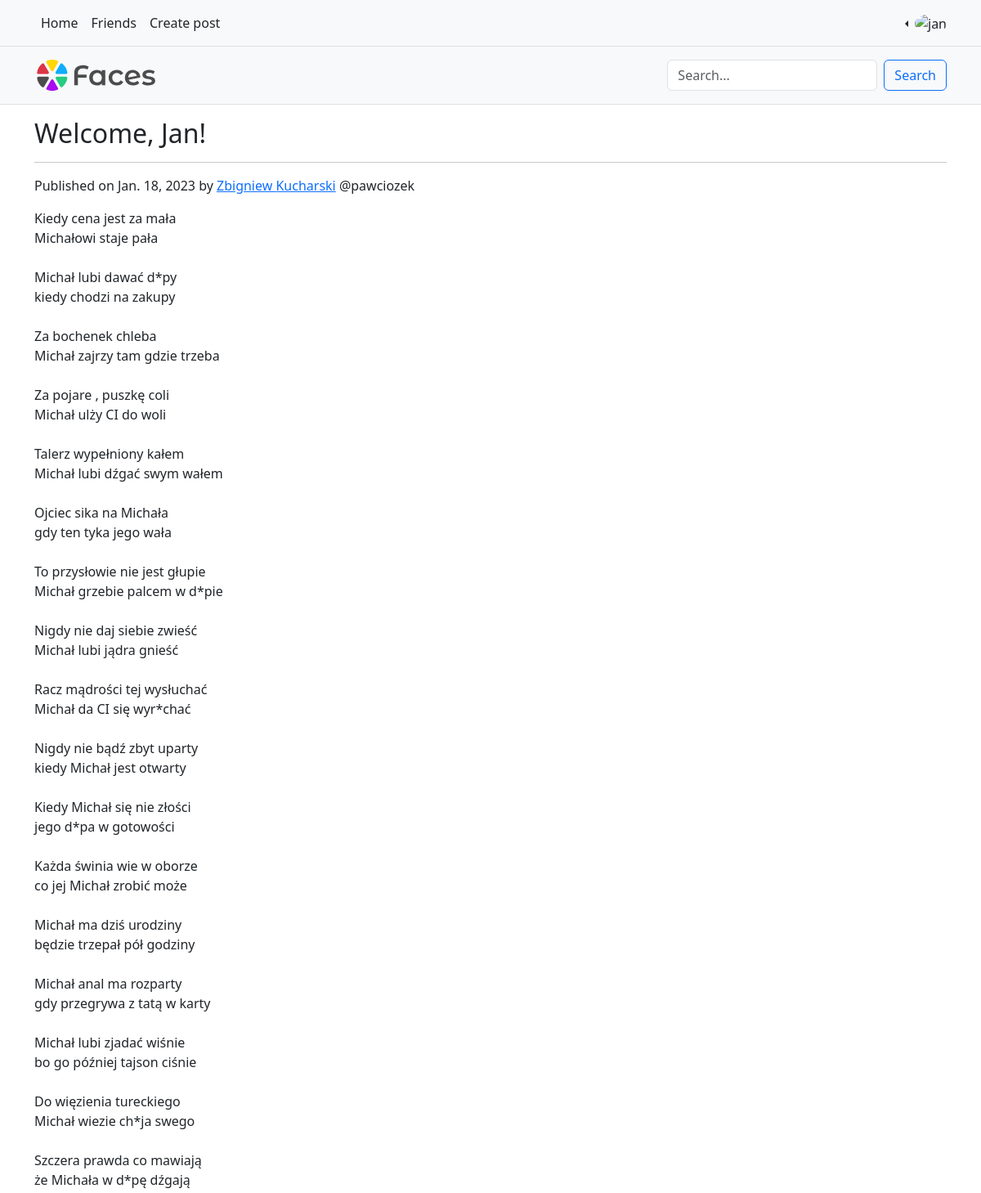
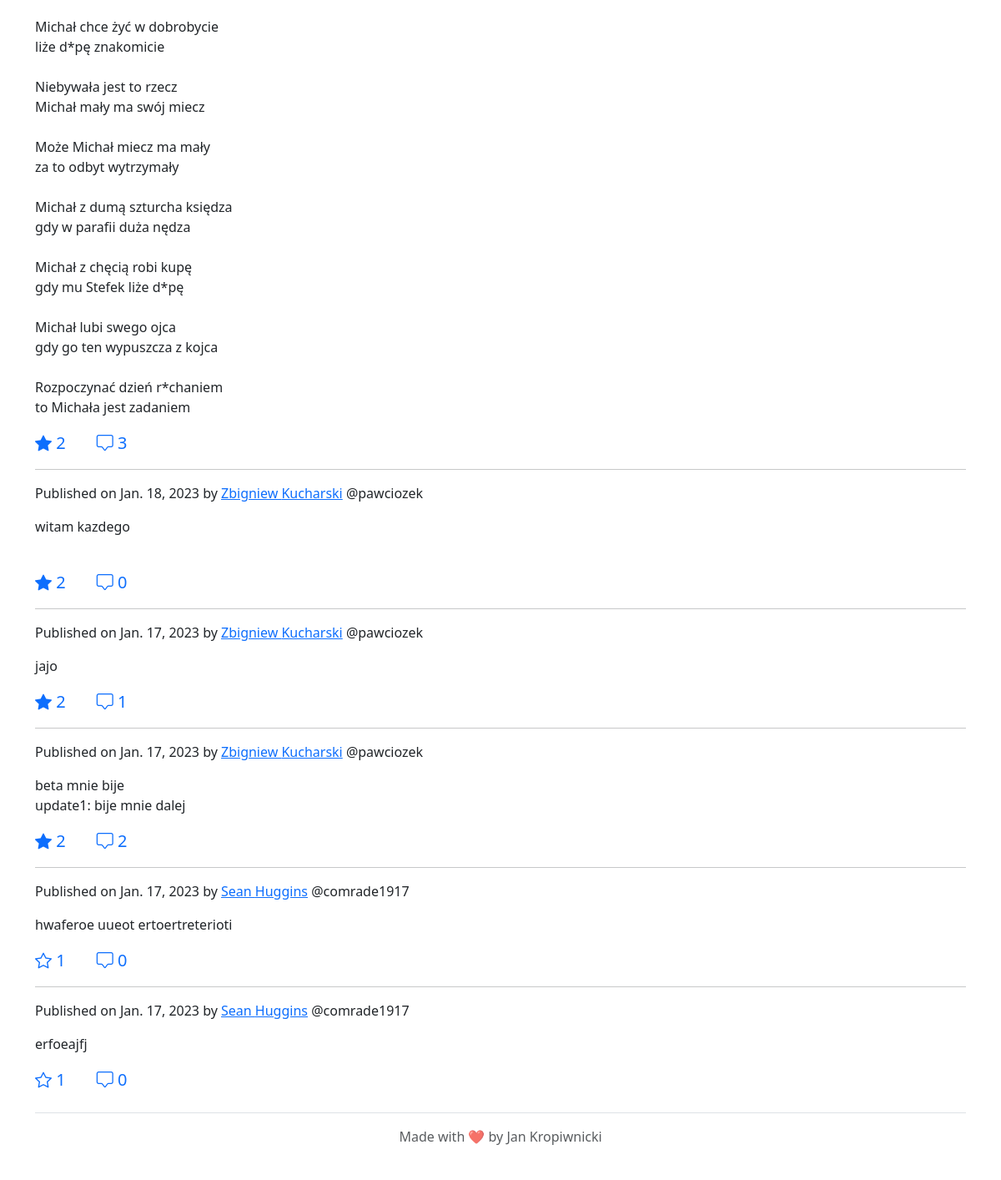
The app's page / (signed in) with its own data (2 pictures, top to bottom).
### facebook2_app/models.py (models this page shows)
class Post(models.Model):
    content = models.TextField()
    author = models.ForeignKey(Person, on_delete=models.CASCADE)
    date = models.DateTimeField()

class Person(models.Model):
    user = models.OneToOneField(User, on_delete=models.CASCADE)
    friends = models.ManyToManyField("self")

### facebook2_app/views.py (the view)
# urls.py: path('', facebook2_app.views.index, name="index"),
def index(request):
    post_list = []
    friend_requests = []
    if request.user.is_authenticated:
        post_list_plain = []
        for friend in request.user.person.friends.all():
            post_list_plain += list(friend.post_set.all())
        post_list_plain.sort(key=lambda x: x.date, reverse=True)
        for post in post_list_plain:
            post_list += [[post, post.content.split("\r\n"), len(post.likeprofile_set.all()),
                           len(post.comment_set.all())]]
        friend_requests = request.user.requestprofile.friend_requests.all()
    return render(request, "index.html", {
        "post_list": post_list, "friend_requests": friend_requests, "friend_requests_len": len(friend_requests)
    })

### templates/index.html (shortened to what this page needs)
{% extends 'base.html' %}
{% block content %}
    {% if user.is_authenticated %}
        <h2>Welcome, {{ user.first_name }}!</h2>
        {% for post in post_list %}
            <div id="{{ post.0.id }}">
                <hr>
                <p>Published on {{ post.0.date.date }} by <a href="{% url 'user' post.0.author.user.username %}">
                    {{ post.0.author.user.first_name }} {{ post.0.author.user.last_name }}</a>
                    @{{ post.0.author.user.username }}</p>
                <p>
                {% for line in post.1 %}
                    {{ line }}<br>
                {% endfor %}
                </p>
                <p class="lead text-primary">
                    {% if user.likeprofile in post.0.likeprofile_set.all %}
                        <a id="like-{{ post.0.id }}" onclick="dislike_{{ post.0.id }}()"><i class="bi bi-star-fill"></i></a>
                    {% else %}
                        <a id="like-{{ post.0.id }}" onclick="like_{{ post.0.id }}()"><i class="bi bi-star"></i></a>
                    {% endif %}
                    <span id="like-count-{{ post.0.id }}">{{ post.2 }}</span>
                    <a href="{% url 'post_page' post.0.id %}" class="text-primary text-decoration-none"><i class="bi bi-chat-square"></i>
                    {{ post.3 }}</a>
                </p>
            </div>
        {% endfor %}
    {% endif %}
{% endblock %}

### templates/base.html (style rules this page uses)
body { padding-top: 9rem; }

### records on screen
Post: date "Jan. 18, 2023", author.first_name "Zbigniew", author.last_name "Kucharski", author.username "pawciozek", 1 "Kiedy cena jest za mała" "Michałowi staje pała" "Michał lubi dawać d*py" "kiedy chodzi na zakupy" "Za bochenek chleba" "Michał zajrzy tam gdzie trzeba" "Za pojare , puszkę coli" "Michał ulży CI do woli" "Talerz wypełniony kałem" "Michał lubi dźgać swym wałem" "Ojciec sika na Michała" "gdy ten tyka jego wała" "To przysłowie nie jest głupie" "Michał grzebie palcem w d*pie" "Nigdy nie daj siebie zwieść" "Michał lubi jądra gnieść" "Racz mądrości tej wysłuchać" "Michał da CI się wyr*chać" "Nigdy nie bądź zbyt uparty" "kiedy Michał jest otwarty" "Kiedy Michał się nie złości" "jego d*pa w gotowości" "Każda świnia wie w oborze" "co jej Michał zrobić może" "Michał ma dziś urodziny" "będzie trzepał pół godziny" "Michał anal ma rozparty" "gdy przegrywa z tatą w karty" "Michał lubi zjadać wiśnie" "bo go później tajson ciśnie" "Do więzienia tureckiego" "Michał wiezie ch*ja swego" "Szczera prawda co mawiają" "że Michała w d*pę dźgają" "Michał chce żyć w dobrobycie" "liże d*pę znakomicie" "Niebywała jest to rzecz" "Michał mały ma swój miecz" "Może Michał miecz ma mały" "za to odbyt wytrzymały" "Michał z dumą szturcha księdza" "gdy w parafii duża nędza" "Michał z chęcią robi kupę" "gdy mu Stefek liże d*pę" "Michał lubi swego ojca" "gdy go ten wypuszcza z kojca" "Rozpoczynać dzień r*chaniem" "to Michała jest zadaniem", post "2", post "3"
Post: date "Jan. 18, 2023", author.first_name "Zbigniew", author.last_name "Kucharski", author.username "pawciozek", 1 "witam kazdego", post "2", post "0"
Post: date "Jan. 17, 2023", author.first_name "Zbigniew", author.last_name "Kucharski", author.username "pawciozek", 1 "jajo", post "2", post "1"
Post: date "Jan. 17, 2023", author.first_name "Zbigniew", author.last_name "Kucharski", author.username "pawciozek", 1 "beta mnie bije" "update1: bije mnie dalej", post "2"
Post: date "Jan. 17, 2023", author.first_name "Sean", author.last_name "Huggins", author.username "comrade1917", 1 "hwaferoe uueot ertoertreterioti", post "1", post "0"
Post: date "Jan. 17, 2023", author.first_name "Sean", author.last_name "Huggins", author.username "comrade1917", 1 "erfoeajfj", post "1", post "0"

### other values on screen
{{ user.first_name }} "Jan"
